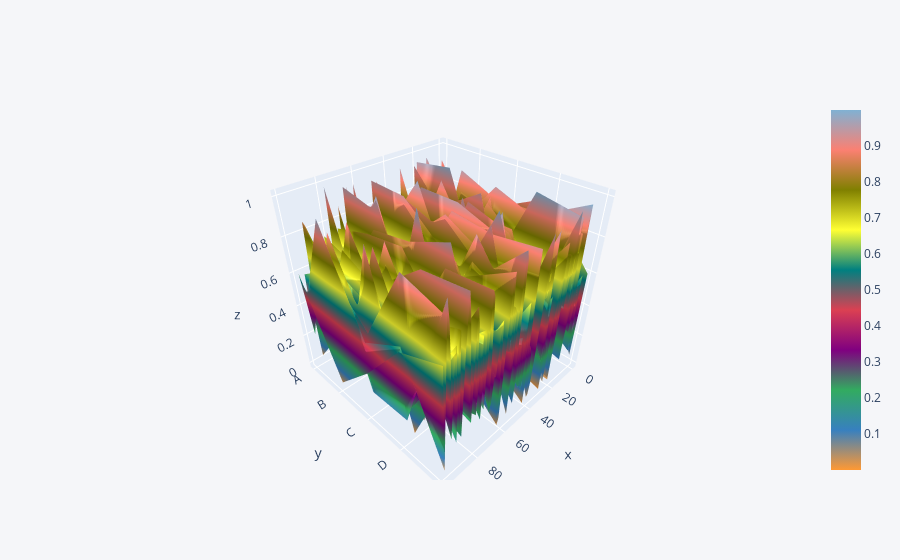

The notebook cell saved with this chart:
### Code cell
main(cat)

### Figure 1 — Plotly figure (JSON) as saved in the notebook; plotly's stock layout.template omitted (floating-point values rounded to 4 significant figures; data arrays with more than 128 entries replaced by an {"elided": "..."} marker saying what was removed)
{"data": [{"colorscale": [[0, "rgb(255, 153, 51)"], [0.1111, "rgb(55, 128, 191)"], [0.2222, "rgb(50, 171, 96)"], [0.3333, "rgb(128, 0, 128)"], [0.4444, "rgb(219, 64, 82)"], [0.5556, "rgb(0, 128, 128)"], [0.6667, "rgb(255, 255, 51)"], [0.7778, "rgb(128, 128, 0)"], [0.8889, "rgb(251, 128, 114)"], [1, "rgb(128, 177, 211)"]], "type": "surface", "x": [0, 1, 2, 3, 4, 5, 6, 7, 8, 9, 10, 11, 12, 13, 14, 15, 16, 17, 18, 19, 20, 21, 22, 23, 24, 25, 26, 27, 28, 29, 30, 31, 32, 33, 34, 35, 36, 37, 38, 39, 40, 41, 42, 43, 44, 45, 46, 47, 48, 49, 50, 51, 52, 53, 54, 55, 56, 57, 58, 59, 60, 61, 62, 63, 64, 65, 66, 67, 68, 69, 70, 71, 72, 73, 74, 75, 76, 77, 78, 79, 80, 81, 82, 83, 84, 85, 86, 87, 88, 89, 90, 91, 92, 93, 94, 95, 96, 97, 98, 99], "y": ["A", "B", "C", "D", "E"], "z": {"elided": "5x100 float values"}}], "layout": {"legend": {"bgcolor": "#F5F6F9", "font": {"color": "#4D5663"}}, "paper_bgcolor": "#F5F6F9", "plot_bgcolor": "#F5F6F9", "title": {"font": {"color": "#4D5663"}}, "xaxis": {"gridcolor": "#E1E5ED", "showgrid": true, "tickfont": {"color": "#4D5663"}, "title": {"font": {"color": "#4D5663"}, "text": ""}, "zerolinecolor": "#E1E5ED"}, "yaxis": {"gridcolor": "#E1E5ED", "showgrid": true, "tickfont": {"color": "#4D5663"}, "title": {"font": {"color": "#4D5663"}, "text": ""}, "zerolinecolor": "#E1E5ED"}}}
